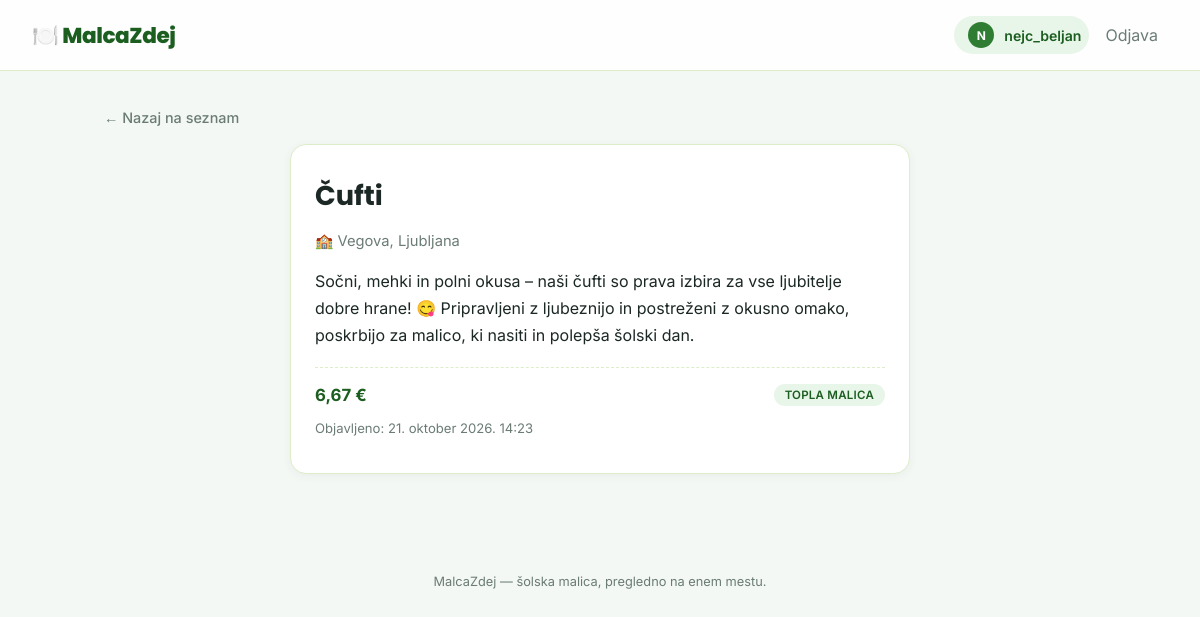
The app's page /malica/2/ (signed in) with its own data.
### malice/models.py (models this page shows, shortened)
class Malica(models.Model):
    KATEGORIJE = [
        ("topla", "Topla malica"),
        ("hladna", "Hladna malica"),
        ("vegetarijanska", "Vegetarijanska"),
        ("brezglutenska", "Brezglutenska"),
    ]
    naziv = models.CharField(max_length=100)
    opis = models.TextField()
    cena = models.DecimalField(max_digits=6, decimal_places=2)
    datum_objave = models.DateTimeField(auto_now_add=True)
    kategorija = models.CharField(max_length=20, choices=KATEGORIJE, blank=True)
    sola = models.ForeignKey(
        Sola, on_delete=models.CASCADE, related_name="malice", null=True, blank=True
    )
    class Meta:
        verbose_name = "Malica"
        verbose_name_plural = "Malice"
        ordering = ["-datum_objave"]

class Sola(models.Model):
    naziv = models.CharField(max_length=150)
    kraj = models.CharField(max_length=100)
    class Meta:
        verbose_name = "Šola"
        verbose_name_plural = "Šole"
        ordering = ["naziv"]

### malice/views.py (the view)
# urls.py: path('malica/<int:pk>/', views.malica_detail, name='malica_detail'),
@login_required
def malica_detail(request, pk):
    malica = get_object_or_404(Malica, pk=pk)
    return render(request, 'malica/malica_detail.html', {'malica': malica})

### templates/malica/malica_detail.html (shortened to what this page needs)
{% extends "base.html" %}
{% block content %}
<a href="{% url 'malica_list' %}" class="back-link">← Nazaj na seznam</a>
<div class="card detail-card">
    <h1>{{ malica.naziv }}</h1>
    {% if malica.sola %}<p class="school-line">🏫 {{ malica.sola.naziv }}, {{ malica.sola.kraj }}</p>{% endif %}
    <p class="description">{{ malica.opis }}</p>
    <div class="malica-meta">
        <span class="cena">{{ malica.cena }} €</span>
        {% if malica.kategorija %}<span class="tag">{{ malica.get_kategorija_display }}</span>{% endif %}
    </div>
    <p class="muted small" style="margin-top: 14px;">Objavljeno: {{ malica.datum_objave }}</p>
</div>
{% endblock %}

### templates/base.html (shortened to what this page needs)
<!DOCTYPE html>
<html lang="sl">
<head>
</head>
<body>
    <header class="navbar">
        <a href="{% url 'malica_list' %}" class="brand">🍽️ MalcaZdej</a>
        <nav>
            {% if user.is_authenticated %}
                <div class="user-pill">
                    <span class="avatar">{{ user.username|slice:":1"|upper }}</span>
                    {{ user.username }}
                </div>
                <form action="{% url 'logout' %}" method="post" class="inline-form">
                    <button type="submit" class="link-button">Odjava</button>
                </form>
            {% else %}
                <a href="{% url 'login' %}">Prijava</a>
                <a href="{% url 'register' %}" class="nav-primary">Registracija</a>
            {% endif %}
        </nav>
    </header>
    <main class="container">
        {% block content %}{% endblock %}
    </main>
    <footer>MalcaZdej — šolska malica, pregledno na enem mestu.</footer>
</body>
</html>

### templates/base.html (style rules this page uses)
:root { --bg: #f4f8f5; --card-bg: #ffffff; --text: #1c2826; --muted: #6b7c75; --accent: #2e7d32; --accent-dark: #1b5e20; --accent-light: #e8f5e9; --accent2: #66bb6a; --border: #dcedc8; --shadow: 0 2px 10px rgba(20, 50, 30, 0.05); --shadow-hover: 0 10px 28px rgba(20, 50, 30, 0.12); --radius: 16px; }
* { box-sizing: border-box; }
html { scroll-behavior: smooth; }
body { margin: 0; font-family: 'Inter', "Segoe UI", system-ui, sans-serif; background: var(--bg); color: var(--text); min-height: 100vh; }
h1, h2, h3 { font-family: 'Poppins', 'Inter', sans-serif; }
.navbar { position: sticky; top: 0; z-index: 50; display: flex; justify-content: space-between; align-items: center; padding: 16px 32px; background: rgba(255,255,255,0.85); backdrop-filter: blur(10px); border-bottom: 1px solid var(--border); }
.brand { font-family: 'Poppins', sans-serif; font-weight: 800; font-size: 1.35rem; text-decoration: none; color: var(--accent-dark); display: flex; align-items: center; gap: 8px; letter-spacing: -0.02em; }
.navbar nav { display: flex; align-items: center; gap: 6px; }
.user-pill { display: flex; align-items: center; gap: 10px; padding: 6px 8px 6px 14px; border-radius: 999px; background: var(--accent-light); color: var(--accent-dark); font-size: 0.88rem; font-weight: 600; }
.avatar { width: 26px; height: 26px; border-radius: 50%; background: var(--accent); color: white; display: flex; align-items: center; justify-content: center; font-size: 0.75rem; font-weight: 700; }
.link-button { background: none; border: none; cursor: pointer; font: inherit; padding: 4px 10px; color: var(--muted); border-radius: 8px; }
.inline-form { display: inline; }
.container { max-width: 1040px; margin: 0 auto; padding: 36px 24px 70px; }
.card { background: var(--card-bg); border: 1px solid var(--border); border-radius: var(--radius); padding: 24px; box-shadow: var(--shadow); }
.malica-meta { display: flex; justify-content: space-between; align-items: center; padding-top: 10px; border-top: 1px dashed var(--border); }
.cena { font-weight: 700; color: var(--accent-dark); font-size: 1.05rem; }
.tag { background: var(--accent-light); color: var(--accent-dark); font-size: 0.72rem; font-weight: 600; padding: 4px 11px; border-radius: 999px; text-transform: uppercase; letter-spacing: 0.02em; }
.muted { color: var(--muted); }
.small { font-size: 0.82rem; }
.back-link { display: inline-flex; align-items: center; gap: 6px; margin-bottom: 18px; color: var(--muted); text-decoration: none; font-size: 0.9rem; font-weight: 500; }
.detail-card { max-width: 620px; margin: 0 auto; }
.detail-card h1 { font-size: 1.7rem; margin: 6px 0 2px; }
.detail-card .school-line { color: var(--muted); font-size: 0.92rem; margin-bottom: 18px; }
.detail-card p.description { line-height: 1.7; font-size: 1rem; }
.detail-card .malica-meta { margin-top: 18px; padding-top: 16px; }
footer { text-align: center; padding: 30px 20px; color: var(--muted); font-size: 0.8rem; }

### records on screen
Malica: naziv "Čufti", sola.naziv "Vegova", sola.kraj "Ljubljana", opis "Sočni, mehki in polni okusa – naši čufti so prava izbira za vse ljubitelje dobre hrane! 😋 Pripravljeni z ljubeznijo in postreženi z okusno omako, poskrbijo za malico, ki nasiti in polepša šolski dan.", cena "6,67", kategorija "TOPLA MALICA", datum_objave "21. oktober 2026. 14:23"

### other values on screen
{{ user.username|slice:":1"|upper }} "N"
{{ user.username }} "nejc_beljan"
